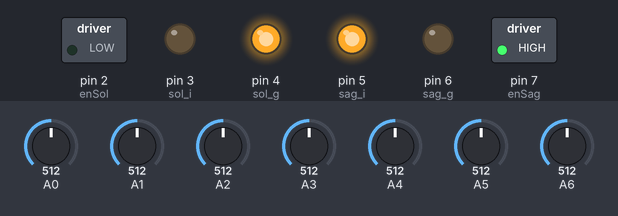
The sketch below on a simulated Arduino Uno, built with avr-gcc and run on an emulated ATmega328P. On the bench: switched loads named in the sketch (green lamp = pin HIGH), output pins drawn as LEDs (lit = HIGH). The test bench sets the inputs (shaded band); at power-on: A0 = 512, A1 = 512, A3 = 512, A6 = 512, A2 = 512, A4 = 512, A5 = 512.

Above: at 6.2 s.
6.3 s: A0 set to 578
7.8 s: A0 set to 606
At 8.4 s:
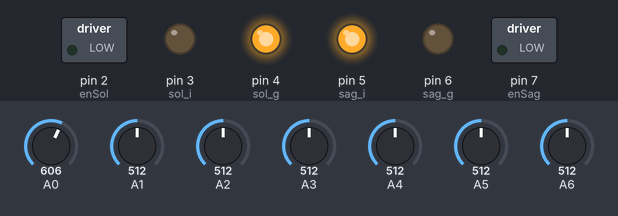
9.3 s: A1 set to 539
At 10.5 s:
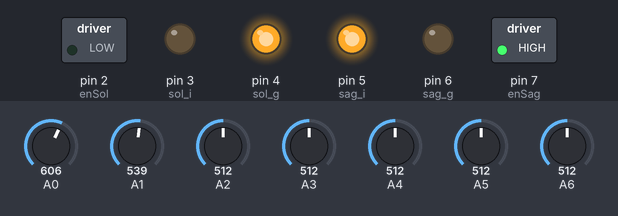
10.8 s: A3 set to 716
12.3 s: A6 set to 758
13.8 s: A6 set to 783
At 14.2 s:
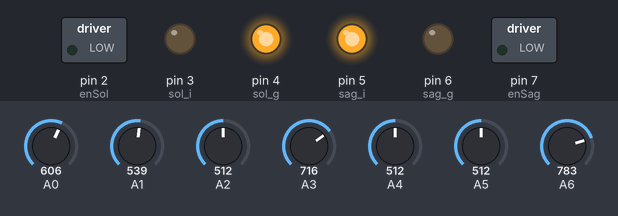
Timing chart, 0 to 16.3 s (numbered marks = the images above; inputs shaded):
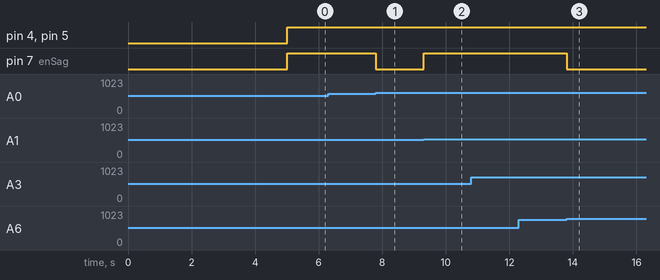

Measured:
- the behaviour switches between 592 and 593 on A0 (found by bisection; images 0 and 1)
- the behaviour switches between 521 and 522 on A1 (found by bisection; images 1 and 2)
- the behaviour switches between 770 and 771 on A6 (found by bisection; images 2 and 3)
- after the input at 7.8 s, pin 7 (enSag): HIGH → LOW at once
- after the input at 9.3 s, pin 7 (enSag): LOW → HIGH at once
- after the input at 13.8 s, pin 7 (enSag): HIGH → LOW at once

The sketch:

RUBIK_MODEL_2.ino
```cpp
#include <QTRSensors.h>
#define NUM_SENSORS 8
#define NUM_SAMPLES_PER_SENSOR 4
#define EMITTER_PIN 13

const int enSol = 2;
const int sol_i = 3;
const int sol_g = 4;
const int enSag = 7;
const int sag_i = 5;
const int sag_g = 6;

int hiz = 15;
int ortaNok = 3500;


/* ahmetet*/

double sagMax = 131;//175; // max değer // 200
double solMax = 131;//175; // max değer // 200
double sagBase ;//150; //70Motor tam olarak çizgideyken alacağı değer // 150 // 200
double solBase ;//15 //70 Motor tam olarak çizgideyken alacağı değer // 150 //200
double motorHiz = 0;
double sagmotorHiz = 0;
double solmotorHiz = 0;
float Kp = 0.075;
float Kd = 0.952;
uint16_t say;
int SonHata = 0;
int hata;
double setP = 3800;
/* ahmetet*/

int lastError = 0;
unsigned long son_t;
unsigned long ilk_t = 0;
int pid;


//0=siyah, 1=beyaz
boolean zemin = 0;

void calibration(void);

void motor(int, int);

QTRSensorsAnalog qtra((unsigned char[]) {
  1, 2, 3, 4, 5, 6
}, NUM_SENSORS, NUM_SAMPLES_PER_SENSOR, EMITTER_PIN);
unsigned int sensor[NUM_SENSORS];

void setup() {
  pinMode(sag_i, OUTPUT);
  pinMode(sag_g, OUTPUT);
  pinMode(sol_i, OUTPUT);
  pinMode(sol_g, OUTPUT);


  Serial.begin(9600);
  for (int i = 0; i < 200; i++)
  {
    qtra.calibrate();
  }

}

void loop() {
  PID();

}


void PID() {
  int pos = qtra.readLine(sensor, true, zemin);

  hata = pos - setP;
  /*
  if (abs(hata) >= 3800) {
    Kp = 1;
    Kd = 0;
    sagBase = 0;
    solBase = 0;
  }
  *//*
  else if (hata >= -3800 && hata <= 3800)
  {
    */
    Kp = 0.17; // 0.045;
    Kd = 0.6590; // 1
    sagBase = 85; //225 170;
    solBase = 85; //225 170;
    /*
  }
  */
  if (micros() - say > 10000) {
    motorHiz = Kp * hata + Kd * (hata - SonHata);
    SonHata = hata;
    sagmotorHiz = sagBase - motorHiz;
    solmotorHiz = solBase + motorHiz;
    tamirci();
    say = micros();
  }
}


void tamirci() {
  if (sagmotorHiz > sagMax) {
    sagmotorHiz = sagMax;
  }
  if (sagmotorHiz < 0)
  {
    sag_geri(abs(sagmotorHiz)); // + lar ekstra
  }
  else
  {
    sag_ileri(sagmotorHiz);
  }


  /***/
  if (solmotorHiz > solMax) {
    solmotorHiz = solMax;
  }

  if (solmotorHiz < 0)
  {
     sol_geri(abs(solmotorHiz));
  }
  else
  {
    sol_ileri(solmotorHiz);
  }
}

void sag_ileri (int h) {
  analogWrite(enSag, h);
  digitalWrite(sag_i, 1);
  digitalWrite(sag_g, 0);
}
void sag_geri (int h) {
  analogWrite(enSag, h);
  digitalWrite(sag_i, 0);
  digitalWrite(sag_g, 1);
}

void sol_ileri(int h) {
  analogWrite(enSol, h);
  digitalWrite(sol_i, 0);
  digitalWrite(sol_g, 1);
}
void sol_geri (int h) {
  analogWrite(enSol, h);
  digitalWrite(sol_i, 1);
  digitalWrite(sol_g, 0);
}
void sol_dur() {
  analogWrite(enSol, 0);
  digitalWrite(sag_i, 0);
  digitalWrite(sag_g, 0);
}
void sag_dur() {
  analogWrite(enSag, 0);
  digitalWrite(sag_i, 0);
  digitalWrite(sag_g, 0);
}

void OKU() {
  Serial.print(" ");
  int a = 0;
  while (a < 8) {

    Serial.print(sensor[a]);
    Serial.print(" ");
    a = a + 1;
  }
  Serial.println();


}
```
